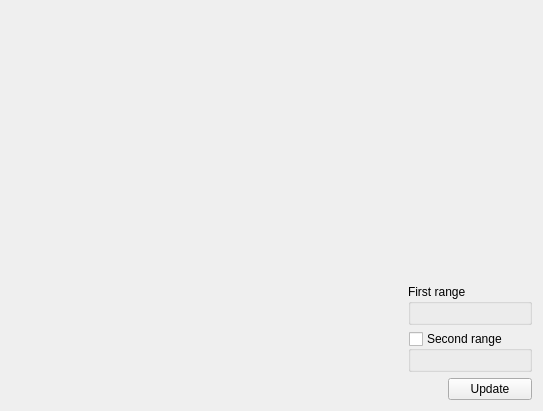
<?xml version="1.0" encoding="UTF-8"?>
<ui version="4.0">
 <class>Form</class>
 <widget class="QWidget" name="Form">
  <property name="geometry">
   <rect>
    <x>0</x>
    <y>0</y>
    <width>543</width>
    <height>411</height>
   </rect>
  </property>
  <property name="windowTitle">
   <string>Form</string>
  </property>
  <layout class="QHBoxLayout" name="horizontalLayout">
   <item>
    <widget class="QWidget" name="widget" native="true">
     <property name="sizePolicy">
      <sizepolicy hsizetype="Expanding" vsizetype="Preferred">
       <horstretch>0</horstretch>
       <verstretch>0</verstretch>
      </sizepolicy>
     </property>
     <layout class="QVBoxLayout" name="verticalLayout_2">
      <item>
       <widget class="CrossSectionPlotWidget" name="cross_section_plot" native="true">
        <property name="sizePolicy">
         <sizepolicy hsizetype="Preferred" vsizetype="Expanding">
          <horstretch>0</horstretch>
          <verstretch>0</verstretch>
         </sizepolicy>
        </property>
       </widget>
      </item>
      <item>
       <spacer name="verticalSpacer">
        <property name="orientation">
         <enum>Qt::Vertical</enum>
        </property>
        <property name="sizeType">
         <enum>QSizePolicy::Expanding</enum>
        </property>
        <property name="sizeHint" stdset="0">
         <size>
          <width>20</width>
          <height>181</height>
         </size>
        </property>
       </spacer>
      </item>
     </layout>
    </widget>
   </item>
   <item>
    <layout class="QVBoxLayout" name="verticalLayout">
     <item>
      <spacer name="verticalSpacer_3">
       <property name="orientation">
        <enum>Qt::Vertical</enum>
       </property>
       <property name="sizeHint" stdset="0">
        <size>
         <width>20</width>
         <height>40</height>
        </size>
       </property>
      </spacer>
     </item>
     <item>
      <widget class="RangeBoxWidget" name="range_box_1">
       <property name="sizePolicy">
        <sizepolicy hsizetype="Ignored" vsizetype="Preferred">
         <horstretch>0</horstretch>
         <verstretch>0</verstretch>
        </sizepolicy>
       </property>
       <property name="title">
        <string>First range</string>
       </property>
       <layout class="QFormLayout" name="formLayout">
        <property name="sizeConstraint">
         <enum>QLayout::SetDefaultConstraint</enum>
        </property>
       </layout>
      </widget>
     </item>
     <item>
      <widget class="RangeBoxWidget" name="range_box_2">
       <property name="title">
        <string>Second range</string>
       </property>
       <property name="checkable">
        <bool>true</bool>
       </property>
       <property name="checked">
        <bool>false</bool>
       </property>
       <layout class="QFormLayout" name="formLayout_2"/>
      </widget>
     </item>
     <item>
      <layout class="QHBoxLayout" name="horizontalLayout_4">
       <item>
        <spacer name="horizontalSpacer">
         <property name="orientation">
          <enum>Qt::Horizontal</enum>
         </property>
         <property name="sizeType">
          <enum>QSizePolicy::Preferred</enum>
         </property>
         <property name="sizeHint" stdset="0">
          <size>
           <width>40</width>
           <height>20</height>
          </size>
         </property>
        </spacer>
       </item>
       <item>
        <widget class="QPushButton" name="update_button">
         <property name="text">
          <string>Update</string>
         </property>
        </widget>
       </item>
      </layout>
     </item>
    </layout>
   </item>
  </layout>
 </widget>
 <customwidgets>
  <customwidget>
   <class>CrossSectionPlotWidget</class>
   <extends>QWidget</extends>
   <header>tipeval.ui.widgets.cross_section_plot_widget</header>
   <container>1</container>
  </customwidget>
  <customwidget>
   <class>RangeBoxWidget</class>
   <extends>QGroupBox</extends>
   <header>tipeval.ui.widgets.range_box_widget</header>
   <container>1</container>
  </customwidget>
 </customwidgets>
 <resources/>
 <connections/>
</ui>
